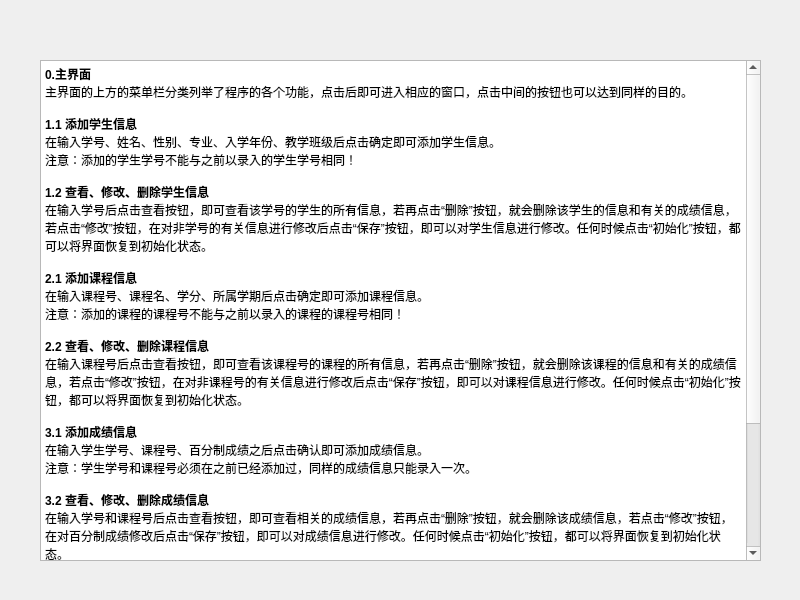
<?xml version="1.0" encoding="UTF-8"?>
<ui version="4.0">
 <class>help_Dialog</class>
 <widget class="QDialog" name="help_Dialog">
  <property name="geometry">
   <rect>
    <x>0</x>
    <y>0</y>
    <width>800</width>
    <height>600</height>
   </rect>
  </property>
  <property name="windowTitle">
   <string>帮助</string>
  </property>
  <widget class="QTextBrowser" name="textBrowser">
   <property name="geometry">
    <rect>
     <x>40</x>
     <y>60</y>
     <width>721</width>
     <height>501</height>
    </rect>
   </property>
   <property name="html">
    <string>&lt;!DOCTYPE HTML PUBLIC &quot;-//W3C//DTD HTML 4.0//EN&quot; &quot;http://www.w3.org/TR/REC-html40/strict.dtd&quot;&gt;
&lt;html&gt;&lt;head&gt;&lt;meta name=&quot;qrichtext&quot; content=&quot;1&quot; /&gt;&lt;style type=&quot;text/css&quot;&gt;
p, li { white-space: pre-wrap; }
&lt;/style&gt;&lt;/head&gt;&lt;body style=&quot; font-family:'SimSun'; font-size:9pt; font-weight:400; font-style:normal;&quot;&gt;
&lt;p style=&quot; margin-top:0px; margin-bottom:0px; margin-left:0px; margin-right:0px; -qt-block-indent:0; text-indent:0px;&quot;&gt;&lt;span style=&quot; font-weight:600;&quot;&gt;0.主界面&lt;/span&gt;&lt;/p&gt;
&lt;p style=&quot; margin-top:0px; margin-bottom:0px; margin-left:0px; margin-right:0px; -qt-block-indent:0; text-indent:0px;&quot;&gt;主界面的上方的菜单栏分类列举了程序的各个功能，点击后即可进入相应的窗口，点击中间的按钮也可以达到同样的目的。&lt;/p&gt;
&lt;p style=&quot;-qt-paragraph-type:empty; margin-top:0px; margin-bottom:0px; margin-left:0px; margin-right:0px; -qt-block-indent:0; text-indent:0px;&quot;&gt;&lt;br /&gt;&lt;/p&gt;
&lt;p style=&quot; margin-top:0px; margin-bottom:0px; margin-left:0px; margin-right:0px; -qt-block-indent:0; text-indent:0px;&quot;&gt;&lt;span style=&quot; font-weight:600;&quot;&gt;1.1 添加学生信息&lt;/span&gt;&lt;/p&gt;
&lt;p style=&quot; margin-top:0px; margin-bottom:0px; margin-left:0px; margin-right:0px; -qt-block-indent:0; text-indent:0px;&quot;&gt;在输入学号、姓名、性别、专业、入学年份、教学班级后点击确定即可添加学生信息。&lt;/p&gt;
&lt;p style=&quot; margin-top:0px; margin-bottom:0px; margin-left:0px; margin-right:0px; -qt-block-indent:0; text-indent:0px;&quot;&gt;注意：添加的学生学号不能与之前以录入的学生学号相同！&lt;/p&gt;
&lt;p style=&quot;-qt-paragraph-type:empty; margin-top:0px; margin-bottom:0px; margin-left:0px; margin-right:0px; -qt-block-indent:0; text-indent:0px;&quot;&gt;&lt;br /&gt;&lt;/p&gt;
&lt;p style=&quot; margin-top:0px; margin-bottom:0px; margin-left:0px; margin-right:0px; -qt-block-indent:0; text-indent:0px;&quot;&gt;&lt;span style=&quot; font-weight:600;&quot;&gt;1.2 查看、修改、删除学生信息&lt;/span&gt;&lt;/p&gt;
&lt;p style=&quot; margin-top:0px; margin-bottom:0px; margin-left:0px; margin-right:0px; -qt-block-indent:0; text-indent:0px;&quot;&gt;在输入学号后点击查看按钮，即可查看该学号的学生的所有信息，若再点击“删除”按钮，就会删除该学生的信息和有关的成绩信息，若点击“修改”按钮，在对非学号的有关信息进行修改后点击“保存”按钮，即可以对学生信息进行修改。任何时候点击“初始化”按钮，都可以将界面恢复到初始化状态。&lt;/p&gt;
&lt;p style=&quot;-qt-paragraph-type:empty; margin-top:0px; margin-bottom:0px; margin-left:0px; margin-right:0px; -qt-block-indent:0; text-indent:0px;&quot;&gt;&lt;br /&gt;&lt;/p&gt;
&lt;p style=&quot; margin-top:0px; margin-bottom:0px; margin-left:0px; margin-right:0px; -qt-block-indent:0; text-indent:0px;&quot;&gt;&lt;span style=&quot; font-weight:600;&quot;&gt;2.1 添加课程信息&lt;/span&gt;&lt;/p&gt;
&lt;p style=&quot; margin-top:0px; margin-bottom:0px; margin-left:0px; margin-right:0px; -qt-block-indent:0; text-indent:0px;&quot;&gt;在输入课程号、课程名、学分、所属学期后点击确定即可添加课程信息。&lt;/p&gt;
&lt;p style=&quot; margin-top:0px; margin-bottom:0px; margin-left:0px; margin-right:0px; -qt-block-indent:0; text-indent:0px;&quot;&gt;注意：添加的课程的课程号不能与之前以录入的课程的课程号相同！&lt;/p&gt;
&lt;p style=&quot;-qt-paragraph-type:empty; margin-top:0px; margin-bottom:0px; margin-left:0px; margin-right:0px; -qt-block-indent:0; text-indent:0px;&quot;&gt;&lt;br /&gt;&lt;/p&gt;
&lt;p style=&quot; margin-top:0px; margin-bottom:0px; margin-left:0px; margin-right:0px; -qt-block-indent:0; text-indent:0px;&quot;&gt;&lt;span style=&quot; font-weight:600;&quot;&gt;2.2 查看、修改、删除课程信息&lt;/span&gt;&lt;/p&gt;
&lt;p style=&quot; margin-top:0px; margin-bottom:0px; margin-left:0px; margin-right:0px; -qt-block-indent:0; text-indent:0px;&quot;&gt;在输入课程号后点击查看按钮，即可查看该课程号的课程的所有信息，若再点击“删除”按钮，就会删除该课程的信息和有关的成绩信息，若点击“修改”按钮，在对非课程号的有关信息进行修改后点击“保存”按钮，即可以对课程信息进行修改。任何时候点击“初始化”按钮，都可以将界面恢复到初始化状态。&lt;/p&gt;
&lt;p style=&quot;-qt-paragraph-type:empty; margin-top:0px; margin-bottom:0px; margin-left:0px; margin-right:0px; -qt-block-indent:0; text-indent:0px;&quot;&gt;&lt;br /&gt;&lt;/p&gt;
&lt;p style=&quot; margin-top:0px; margin-bottom:0px; margin-left:0px; margin-right:0px; -qt-block-indent:0; text-indent:0px;&quot;&gt;&lt;span style=&quot; font-weight:600;&quot;&gt;3.1 添加成绩信息&lt;/span&gt;&lt;/p&gt;
&lt;p style=&quot; margin-top:0px; margin-bottom:0px; margin-left:0px; margin-right:0px; -qt-block-indent:0; text-indent:0px;&quot;&gt;在输入学生学号、课程号、百分制成绩之后点击确认即可添加成绩信息。&lt;/p&gt;
&lt;p style=&quot; margin-top:0px; margin-bottom:0px; margin-left:0px; margin-right:0px; -qt-block-indent:0; text-indent:0px;&quot;&gt;注意：学生学号和课程号必须在之前已经添加过，同样的成绩信息只能录入一次。&lt;/p&gt;
&lt;p style=&quot;-qt-paragraph-type:empty; margin-top:0px; margin-bottom:0px; margin-left:0px; margin-right:0px; -qt-block-indent:0; text-indent:0px;&quot;&gt;&lt;br /&gt;&lt;/p&gt;
&lt;p style=&quot; margin-top:0px; margin-bottom:0px; margin-left:0px; margin-right:0px; -qt-block-indent:0; text-indent:0px;&quot;&gt;&lt;span style=&quot; font-weight:600;&quot;&gt;3.2 查看、修改、删除成绩信息&lt;/span&gt;&lt;/p&gt;
&lt;p style=&quot; margin-top:0px; margin-bottom:0px; margin-left:0px; margin-right:0px; -qt-block-indent:0; text-indent:0px;&quot;&gt;在输入学号和课程号后点击查看按钮，即可查看相关的成绩信息，若再点击“删除”按钮，就会删除该成绩信息，若点击“修改”按钮，在对百分制成绩修改后点击“保存”按钮，即可以对成绩信息进行修改。任何时候点击“初始化”按钮，都可以将界面恢复到初始化状态。&lt;/p&gt;
&lt;p style=&quot;-qt-paragraph-type:empty; margin-top:0px; margin-bottom:0px; margin-left:0px; margin-right:0px; -qt-block-indent:0; text-indent:0px;&quot;&gt;&lt;br /&gt;&lt;/p&gt;
&lt;p style=&quot; margin-top:0px; margin-bottom:0px; margin-left:0px; margin-right:0px; -qt-block-indent:0; text-indent:0px;&quot;&gt;&lt;span style=&quot; font-weight:600;&quot;&gt;4.1 打印学生成绩单&lt;/span&gt;&lt;/p&gt;
&lt;p style=&quot; margin-top:0px; margin-bottom:0px; margin-left:0px; margin-right:0px; -qt-block-indent:0; text-indent:0px;&quot;&gt;输入学生学号后点击“查看”按钮，该学生的所有课程成绩将以表格的形式呈现。&lt;/p&gt;
&lt;p style=&quot;-qt-paragraph-type:empty; margin-top:0px; margin-bottom:0px; margin-left:0px; margin-right:0px; -qt-block-indent:0; text-indent:0px;&quot;&gt;&lt;br /&gt;&lt;/p&gt;
&lt;p style=&quot; margin-top:0px; margin-bottom:0px; margin-left:0px; margin-right:0px; -qt-block-indent:0; text-indent:0px;&quot;&gt;&lt;span style=&quot; font-weight:600;&quot;&gt;4.2 打印课程所有学生成绩&lt;/span&gt;&lt;/p&gt;
&lt;p style=&quot; margin-top:0px; margin-bottom:0px; margin-left:0px; margin-right:0px; -qt-block-indent:0; text-indent:0px;&quot;&gt;输入课程号后点击“查看”按钮，该课程的所有学生成绩将以表格的形式呈现。&lt;/p&gt;
&lt;p style=&quot;-qt-paragraph-type:empty; margin-top:0px; margin-bottom:0px; margin-left:0px; margin-right:0px; -qt-block-indent:0; text-indent:0px;&quot;&gt;&lt;br /&gt;&lt;/p&gt;
&lt;p style=&quot; margin-top:0px; margin-bottom:0px; margin-left:0px; margin-right:0px; -qt-block-indent:0; text-indent:0px;&quot;&gt;&lt;span style=&quot; font-weight:600;&quot;&gt;4.3 查看平均学分绩和排名&lt;/span&gt;&lt;/p&gt;
&lt;p style=&quot; margin-top:0px; margin-bottom:0px; margin-left:0px; margin-right:0px; -qt-block-indent:0; text-indent:0px;&quot;&gt;输入学生学号后点击“查看”按钮，该学生的平均学分绩、班级排名、年级排名将会显示。任何时候点击“初始化”按钮，都可以将界面恢复到初始化状态。&lt;/p&gt;&lt;/body&gt;&lt;/html&gt;</string>
   </property>
  </widget>
 </widget>
 <resources/>
 <connections/>
</ui>
